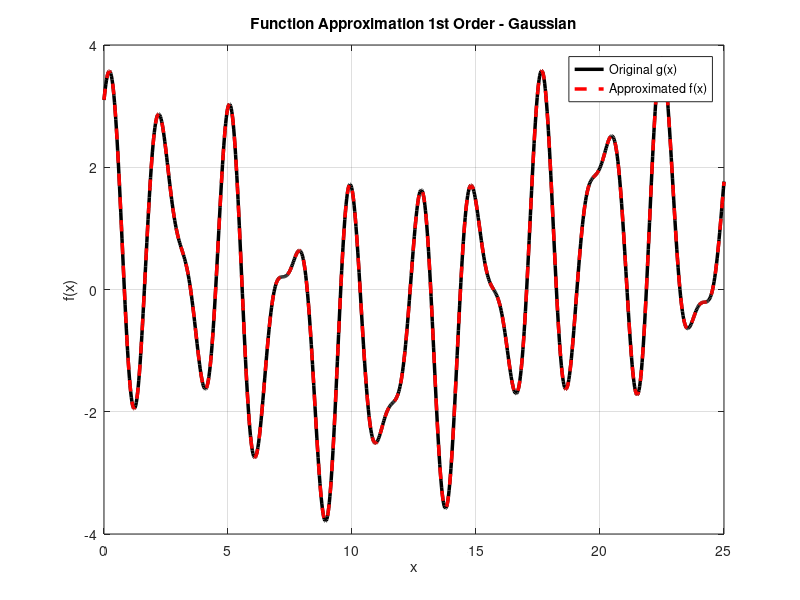

This figure's MATLAB source:
% Implementation of Fuzzy System
% Gaussian Membership Functions
% First Order

% Clear workspace
clear; close all; clc;

% Define the range for x
x_start = 0;
x_end = 25;

% Define the function g(x) and its derivative dg/dx
x = 0:0.05:25;  % Fine sampling for better precision
g = 2 * cos(2.5 * x) + sin(4 * x) + 1.1 * cos(0.3 * x);  % g(x)

% Compute the derivative dg/dx
dg_dx = -5 * sin(2.5 * x) + 4 * cos(4 * x) - 0.33 * sin(0.3 * x);

% Define epsilon
epsilon = 0.02;

% Find the maximum value of dg/dx
[max_dg_dx, idx] = max(dg_dx);
max_x = x(idx);  % x-value at which the maximum occurs

% Step size h from the previous calculation
h = epsilon / max_dg_dx;

% Number of membership functions
num_mf = ceil((x_end - x_start) / h);

% %Testing
% num_mf = 10;
% h = 25/10;

% Calculate the centers of the Gaussian membership functions
e = linspace(x_start, x_end, num_mf);  % Centers
sigma = h;  % Spread of each Gaussian (proportional to h)

% Define the Gaussian membership functions
x = linspace(x_start, x_end, 1000);  % Fine grid for plotting
mf_values = zeros(num_mf, length(x));  % Store values of each MF

for i = 1:num_mf
    % Calculate Gaussian membership values
    mf_values(i, :) = exp(-((x - e(i)).^2) / (2 * sigma^2));
end

% Define the output centers for each Gaussian membership function
y_hat = 2 * cos(2.5 * e) + sin(4 * e) + 1.1 * cos(0.3 * e);  % Output centers (y_hat_j)

% Apply the approximation formula
numerator = zeros(1, length(x));
denominator = zeros(1, length(x));

for i = 1:num_mf
    numerator = numerator + y_hat(i) * mf_values(i, :);
    denominator = denominator + mf_values(i, :);
end

% Avoid division by zero
denominator(denominator == 0) = eps;

% Calculate f(x)
f_approx = numerator ./ denominator;

% % Plot the Gaussian membership functions
% figure;
% hold on;
% for i = 1:num_mf
%     plot(x, mf_values(i, :), 'LineWidth', 2, 'DisplayName', ['MF ', num2str(i)]);
% end
% title('Gaussian Membership Functions');
% xlabel('x');
% ylabel('Membership Degree');
% grid on;

% Plot the results
figure;
plot(x, 2 * cos(2.5 * x) + sin(4 * x) + 1.1 * cos(0.3 * x), 'k-', 'LineWidth', 2.5, 'DisplayName', 'Original g(x)');
hold on;
plot(x, f_approx, 'r--', 'LineWidth', 2.5, 'DisplayName', 'Approximated f(x)');
title('Function Approximation 1st Order - Gaussian');
xlabel('x');
ylabel('f(x)');
legend('show');
grid on;

% Display the results
disp(['Maximum value of dg/dx: ', num2str(max_dg_dx)]);
disp(['Calculated h: ', num2str(h)]);
disp(['Number of Membership Functions: ', num2str(num_mf)]);

% Display approximation quality
mse = mean((f_approx - (2 * cos(2.5 * x) + sin(4 * x) + 1.1 * cos(0.3 * x))).^2);
disp(['Mean Squared Error (MSE): ', num2str(mse)]);

% Display Max Error
err = max(abs(f_approx - (2 * cos(2.5 * x) + sin(4 * x) + 1.1 * cos(0.3 * x))));
disp(['Max Error: ', num2str(err)]);
